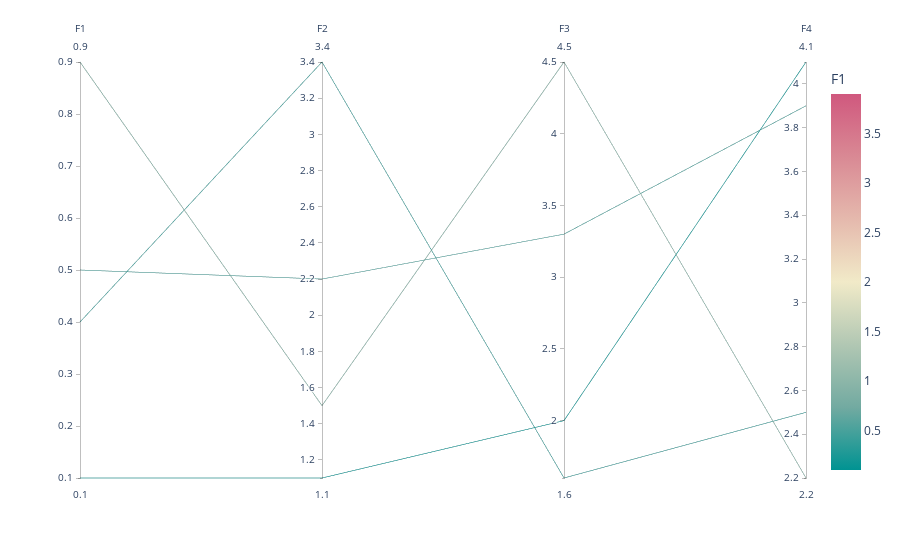

The notebook cell saved with this chart:
### Markdown cell above
![image.png](attachment:image.png)

(from Marc Streit, VA WS22; JKU)

### Code cell
import plotly.express as px
import pandas as pd

# Beispiel-Datensatz erstellen
data = {
    'Feature 1': [0.1, 0.4, 0.5, 0.9],
    'Feature 2': [1.1, 3.4, 2.2, 1.5],
    'Feature 3': [2.0, 1.6, 3.3, 4.5],
    'Feature 4': [4.1, 2.5, 3.9, 2.2],
    'Label': ['A', 'B', 'C', 'D']
}
df = pd.DataFrame(data)

# Parallel Coordinates Plot erstellen
fig = px.parallel_coordinates(df,
                              color='Feature 1',  # Farbcodierung nach 'Feature 1'
                              labels={"Feature 1": "F1", "Feature 2": "F2", "Feature 3": "F3", "Feature 4": "F4"},
                              dimensions=['Feature 1', 'Feature 2', 'Feature 3', 'Feature 4'],
                              color_continuous_scale=px.colors.diverging.Tealrose,
                              color_continuous_midpoint=2)

# Visualisierung anzeigen
fig.show()

### Figure 1 — Plotly figure (JSON) as saved in the notebook; plotly's stock layout.template omitted (floating-point values rounded to 4 significant figures)
{"data": [{"dimensions": [{"label": "F1", "values": [0.1, 0.4, 0.5, 0.9]}, {"label": "F2", "values": [1.1, 3.4, 2.2, 1.5]}, {"label": "F3", "values": [2, 1.6, 3.3, 4.5]}, {"label": "F4", "values": [4.1, 2.5, 3.9, 2.2]}], "domain": {"x": [0, 1], "y": [0, 1]}, "line": {"color": [0.1, 0.4, 0.5, 0.9], "coloraxis": "coloraxis"}, "name": "", "type": "parcoords"}], "layout": {"coloraxis": {"cmid": 2, "colorbar": {"title": {"text": "F1"}}, "colorscale": [[0, "rgb(0, 147, 146)"], [0.1667, "rgb(114, 170, 161)"], [0.3333, "rgb(177, 199, 179)"], [0.5, "rgb(241, 234, 200)"], [0.6667, "rgb(229, 185, 173)"], [0.8333, "rgb(217, 137, 148)"], [1, "rgb(208, 88, 126)"]]}, "legend": {"tracegroupgap": 0}, "margin": {"t": 60}}}
